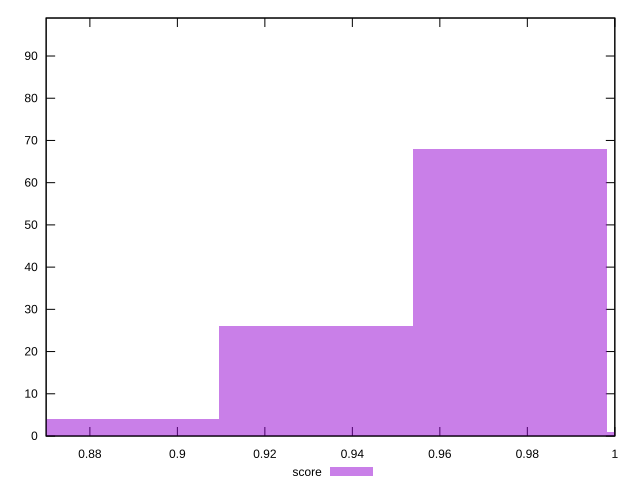

The script that saved this image:
reset

$score <<EOF
0.976137530482288 68
0.9317676427330931 26
1.020507418231483 1
0.8873977549838983 4
EOF

set key outside below
set boxwidth 0.04436988774919491
set xrange [0.87:1]
set yrange [0:99]
set trange [0:99]
set style fill transparent solid 0.5 noborder
set terminal svg size 640, 490 enhanced background rgb 'white'
set output "reports/report_00027_2021-02-24T12-40-31.850Z/first-meaningful-paint/samples/card/score/histogram.svg"

plot $score title "score" with boxes

reset
